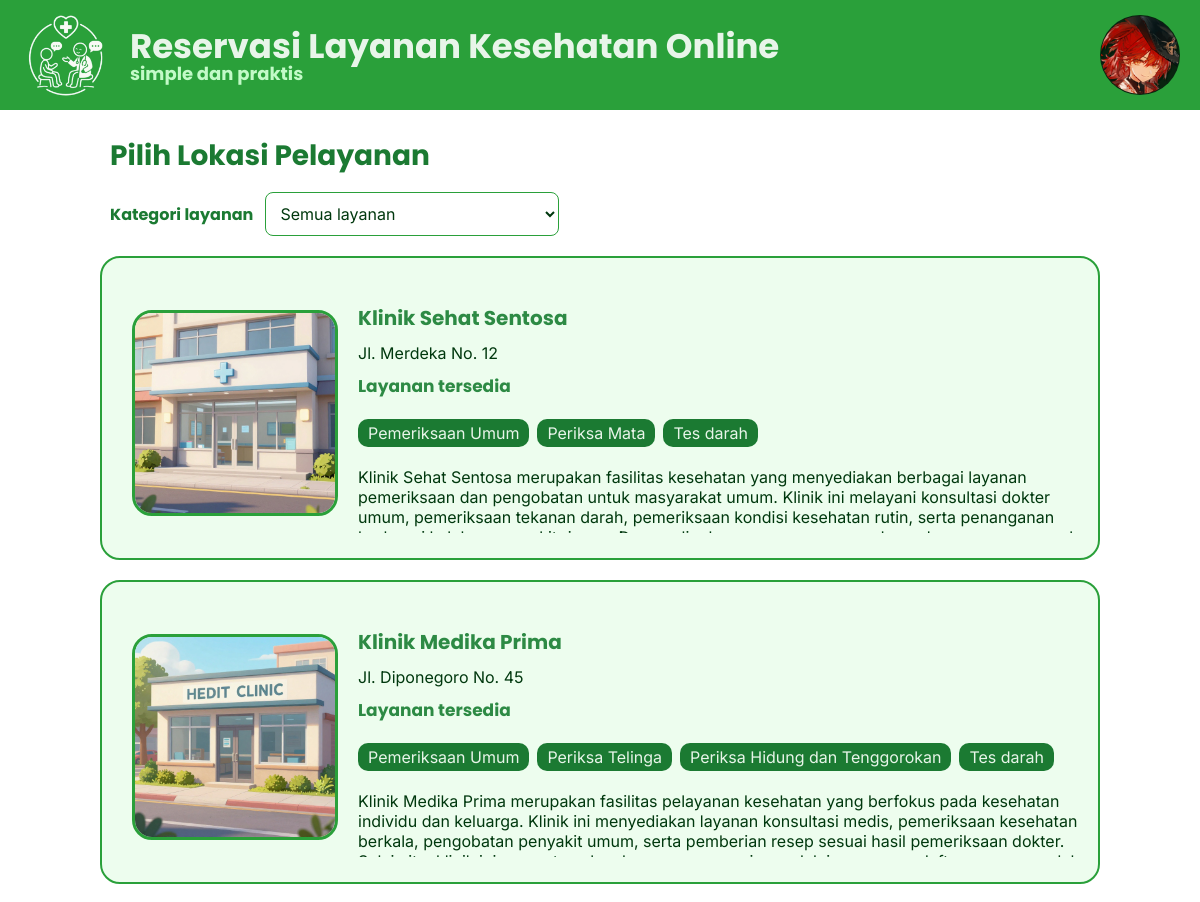
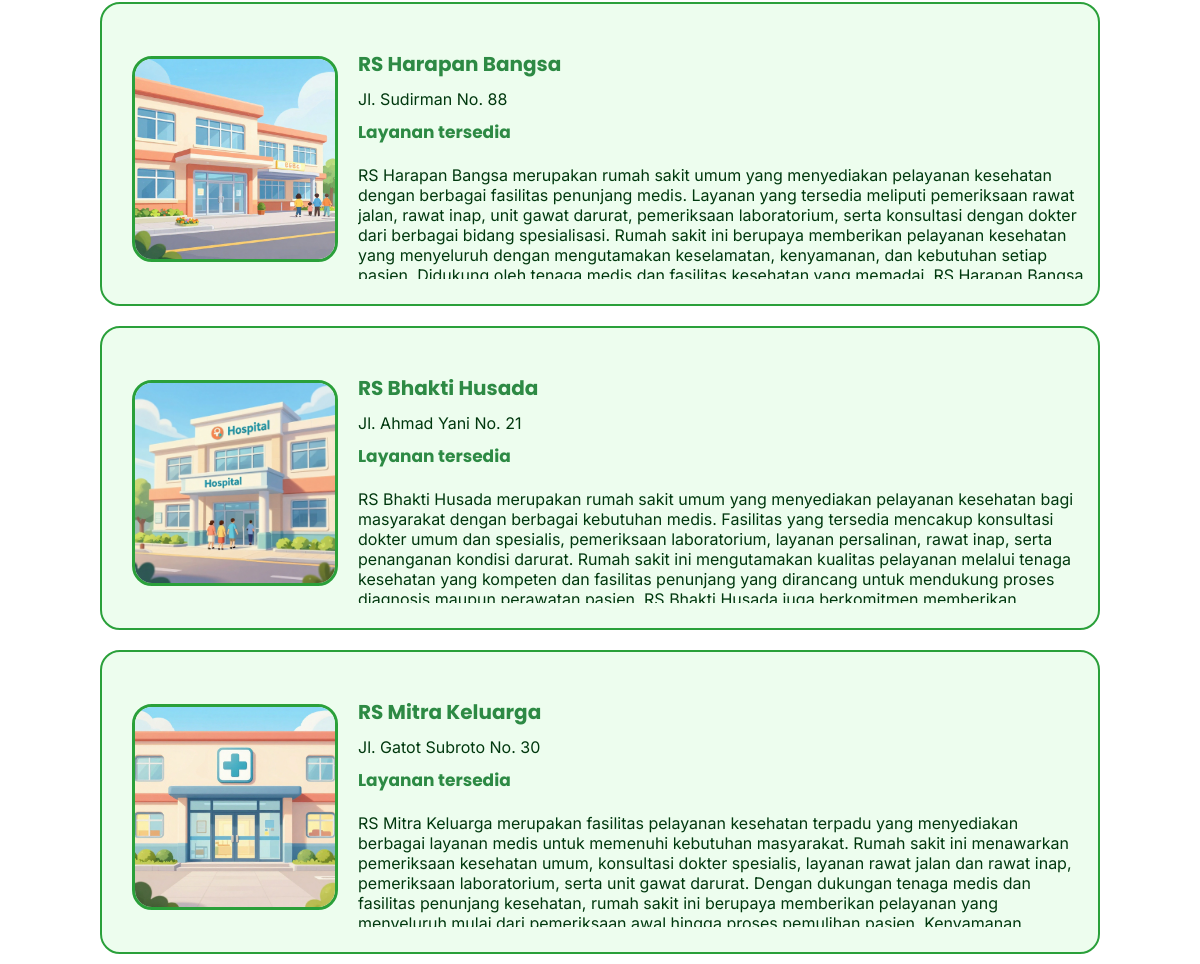
The app's page /index.php (signed in) with its own data (2 pictures, top to bottom).
### tables this page shows
CREATE TABLE `pengguna` (
  `id` bigint(20) NOT NULL,
  `nama` varchar(255) NOT NULL,
  `email` varchar(255) NOT NULL,
  `no_hp` varchar(20) NOT NULL,
  `password` varchar(255) NOT NULL,
  `foto_profil` varchar(255) NOT NULL
);

CREATE TABLE `lokasi` (
  `id` bigint(20) NOT NULL,
  `nama` varchar(255) NOT NULL,
  `alamat` varchar(255) NOT NULL,
  `gambar` varchar(255) NOT NULL,
  `deskripsi` text NOT NULL
);

CREATE TABLE `layanan` (
  `id` bigint(20) NOT NULL,
  `nama` varchar(255) NOT NULL
);

### index.php (the view, shortened to what this page needs)
<?php
    include("tambahan/connect.php");
    $layananId = isset($_GET['layananId']) ? (int)$_GET['layananId'] : 0;
    if($layananId > 0){
        $query = $connect->query("SELECT * FROM lokasi WHERE id IN (SELECT lokasi_id FROM layanan_lokasi WHERE layanan_id = $layananId)");
    } else {
        $query = $connect->query("SELECT * FROM lokasi");
    }
?>
<!DOCTYPE html>
<html lang="en">
<head>
    <link rel="stylesheet" href="style.css">
</head>
<body>
    <?php include("tambahan/header.php"); ?>
    <h2 id="body-title">Pilih Lokasi Pelayanan</h2>
    <form method="GET" action="index.php" class="filter-layanan">
        <label for="layananId">Kategori layanan</label>
        <select id="layananId" name="layananId" onchange="this.form.submit()">
            <option value="0">Semua layanan</option>
        </select>
    </form>
    <div style="display: grid; justify-content: center">
        <?php while($data = $query->fetch_object()){ ?>
        <div class="container-luar">
            <a href="lokasi.php?lokasiId=<?= $data->id; ?>">
                <div class="container-dalam">
                <img class="gambar-lokasi" src="<?= $data->gambar ?>">
                    <div class="detail-lokasi">
                        <h2 class="body-title-2"><?= $data->nama ?></h2>
                        <p><?= $data->alamat ?></p>
                        <h2 class="body-title-2" style="font-size: 17px;">Layanan tersedia</h2>
                        <div class="container-layanan">
                            <?php
                                $dataLayanan = $connect->query("SELECT * FROM layanan WHERE id IN (SELECT layanan_id FROM layanan_lokasi WHERE lokasi_id = {$data->id})");
                                while($layanan = $dataLayanan->fetch_object()){
                                    ?>
                            <p class="layanan"><?=  $layanan->nama ?></p>
                            <?php } ?>
                        </div>
                        <p><?= $data->deskripsi ?></p>
                    </div>
                </div>
            </a>
        </div>
        <?php } ?>
    </div>
</body>
</html>

### tambahan/header.php (shortened to what this page needs)
<?php
    $fotoHeader = "gambar/foto_profil/default.png";
    $idHeader = $_SESSION["pengguna_id"];
    $queryHeader = mysqli_query($connect, "SELECT * FROM pengguna WHERE id = '$idHeader'") or die(mysqli_error($connect));
    if($userHeader = mysqli_fetch_assoc($queryHeader)){
        $fotoHeader = "gambar/foto_profil/" . $userHeader["foto_profil"];
    }
?>
<head>
    <link rel="stylesheet" href="style.css">
</head>
<header>
    <a href="index.php">
        <div id="juduldanLogo" style="display: flex;">
            <img src="gambar/logo.png" id="logo">
            <div class="container-judul">
                <h1 id="judul">Reservasi Layanan Kesehatan Online</h1>
                <h1 id="slogan">simple dan praktis</h1>
            </div>
        </div>
    </a>
    <div id="profilPenggunaHeader">
        <a href="profil.php"><img src="<?= $fotoHeader; ?>" id="fotoProfilHeader"></a>
    </div>
</header>

### style.css (style rules this page uses)
:root { --primary: #2AA03A; --primary-dark: #1B7A32; --primary-light: #E8F5E9; --secondary-dark: #2d8a44; --secondary-light: #c3fac8; --background-dark: #092410; --background: #ffffff; --surface: #edfdee; --border: #2AA03A; --text: #00380e; }
body { margin: 0px; background-color: var(--background); font-family: 'Inter', sans-serif; color: var(--text); }
a { text-decoration: none; color: inherit; }

### index.php (style rules this page uses)
p { margin: 10px 0px; font-family: 'Inter'; color: var(--text); }
#body-title { margin: 20px 100px 10px 100px; padding: 5px 10px; align-items: center; font-size: 28px; font-family: 'Poppins', sans-serif; color: var(--primary-dark); }
.body-title-2 { margin: 10px 0px; font-size: 20px; font-family: 'Poppins', sans-serif; color: var(--secondary-dark); }
.container-luar { display: flex; align-items: center; margin: 10px 100px; padding: 10px; height: 280px; background-color: var(--surface); border: solid var(--border); border-width: 2px; border-radius: 20px; }
.container-dalam { display: flex; align-items: center; margin-top: 10px; }
.gambar-lokasi { margin-left: 20px; width: 200px; height: 200px; border: solid var(--border); border-width: 3px; border-radius: 20px; }
.detail-lokasi { margin-left: 20px; max-height: 240px; overflow-y: auto; }
.container-layanan { display: flex; flex-wrap: wrap; gap: 8px; }
.layanan { display: inline-block; background-color: var(--primary-dark); border-radius: 10px; padding: 4px 10px; color: var(--primary-light); }
.filter-layanan { display: flex; align-items: center; gap: 12px; margin: 0px 100px 10px 100px; padding: 0px 10px; }
.filter-layanan label { font-family: 'Poppins', sans-serif; font-weight: bold; color: var(--primary-dark); }
.filter-layanan select { min-width: 220px; padding: 10px; border: 1px solid var(--border); border-radius: 8px; background-color: white; color: var(--text); font: inherit; cursor: pointer; }

### tambahan/header.php (style rules this page uses)
header { position: sticky; top: 0; z-index: 1000; display: flex; align-items: center; justify-content: space-between; background-color: var(--primary); min-height: 110px; padding: 10px 20px; gap: 15px; box-sizing: border-box; }
#juduldanLogo { display: flex; align-items: center; gap: 20px; min-width: 0; }
#logo { width: 90px; height: 90px; flex-shrink: 0; }
#judul { margin: 0; font-size: 34px; font-family: 'Poppins', sans-serif; color: var(--primary-light); transform: translateY(+10%); }
#slogan { margin: 0; font-size: 18px; font-family: 'Poppins', sans-serif; color: var(--secondary-light); transform: translateY(-25%); }
#profilPenggunaHeader { display: flex; align-items: center; justify-content: center; width: 80px; height: 80px; background-color: var(--background-dark); border-radius: 50%; flex-shrink: 0; }
#fotoProfilHeader { width: 78px; height: 78px; border-radius: 50%; object-fit: cover; display: block; }

### records on screen
pengguna: foto_profil (picture)
lokasi: gambar (picture), nama "Klinik Sehat Sentosa", alamat "Jl. Merdeka No. 12", deskripsi "Klinik Sehat Sentosa merupakan fasilitas kesehatan yang menyediakan berbagai layanan pemeriksaan dan pengobatan untuk masyarakat umum. Klinik ini melayani konsultasi dokter umum, pemeriksaan tekanan darah, pemeriksaan kondisi kesehatan rutin, serta penanganan…"
layanan: nama "Pemeriksaan Umum"
layanan: nama "Periksa Mata"
layanan: nama "Tes darah"
lokasi: gambar (picture), nama "Klinik Medika Prima", alamat "Jl. Diponegoro No. 45", deskripsi "Klinik Medika Prima merupakan fasilitas pelayanan kesehatan yang berfokus pada kesehatan individu dan keluarga. Klinik ini menyediakan layanan konsultasi medis, pemeriksaan kesehatan berkala, pengobatan penyakit umum, serta pemberian resep sesuai hasil pemeriksaan dokter.…"
layanan: nama "Periksa Telinga"
layanan: nama "Periksa Hidung dan Tenggorokan"
lokasi: gambar (picture), nama "RS Harapan Bangsa", alamat "Jl. Sudirman No. 88", deskripsi "RS Harapan Bangsa merupakan rumah sakit umum yang menyediakan pelayanan kesehatan dengan berbagai fasilitas penunjang medis. Layanan yang tersedia meliputi pemeriksaan rawat jalan, rawat inap, unit gawat darurat, pemeriksaan laboratorium, serta konsultasi dengan dokter dari berbagai bidang spesialisasi. Rumah sakit ini berupaya memberikan pelayanan kesehatan yang menyeluruh dengan mengutamakan keselamatan, kenyamanan, dan kebutuhan setiap…"
lokasi: gambar (picture), nama "RS Bhakti Husada", alamat "Jl. Ahmad Yani No. 21", deskripsi "RS Bhakti Husada merupakan rumah sakit umum yang menyediakan pelayanan kesehatan bagi masyarakat dengan berbagai kebutuhan medis. Fasilitas yang tersedia mencakup konsultasi dokter umum dan spesialis, pemeriksaan laboratorium, layanan persalinan, rawat inap, serta penanganan kondisi darurat. Rumah sakit ini mengutamakan kualitas pelayanan melalui tenaga kesehatan yang kompeten dan fasilitas penunjang yang dirancang untuk mendukung proses…"
lokasi: gambar (picture), nama "RS Mitra Keluarga", alamat "Jl. Gatot Subroto No. 30", deskripsi "RS Mitra Keluarga merupakan fasilitas pelayanan kesehatan terpadu yang menyediakan berbagai layanan medis untuk memenuhi kebutuhan masyarakat. Rumah sakit ini menawarkan pemeriksaan kesehatan umum, konsultasi dokter spesialis, layanan rawat jalan dan rawat inap, pemeriksaan laboratorium, serta unit gawat darurat. Dengan dukungan tenaga medis dan fasilitas penunjang kesehatan, rumah sakit ini berupaya memberikan pelayanan yang…"
